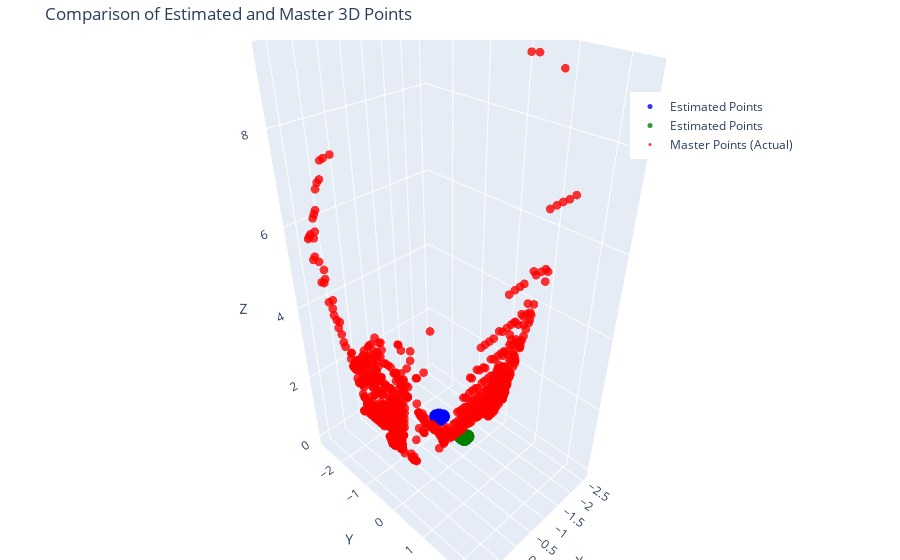

Write notebook code for a chart like this one.
### Code cell
# Create the figure
fig = go.Figure()

# Add estimated points (projected)
fig.add_trace(go.Scatter3d(
    x=points_3d_estimated[:, 0],
    y=points_3d_estimated[:, 1],
    z=points_3d_estimated[:, 2],
    mode='markers',
    marker=dict(
        size=5,
        color='blue',
        opacity=0.8
    ),
    name='Estimated Points'
))

# Add estimated points (projected)
fig.add_trace(go.Scatter3d(
    x=points_3d_estimated_scaled[:, 0],
    y=points_3d_estimated_scaled[:, 1],
    z=0*points_3d_estimated_scaled[:, 2],
    mode='markers',
    marker=dict(
        size=5,
        color='green',
        opacity=0.8
    ),
    name='Estimated Points'
))

# Add master points (actual 3D points)
fig.add_trace(go.Scatter3d(
    x=points_3d_master[:, 0],
    y=points_3d_master[:, 1],
    z=points_3d_master[:, 2],
    mode='markers',
    marker=dict(
        size=3,
        color='red',
        opacity=0.8
    ),
    name='Master Points (Actual)'
))

# Update layout
fig.update_layout(
    title='Comparison of Estimated and Master 3D Points',
    scene=dict(
        xaxis_title='X',
        yaxis_title='Y',
        zaxis_title='Z'
    ),
    legend=dict(x=0.7, y=0.9),
    margin=dict(l=0, r=0, b=0, t=40)
)

# Show the plot
fig.show()



# Create the figure and axis
fig, ax = plt.subplots(figsize=(10, 8))

# Plot estimated points (blue)
ax.scatter(points_3d_estimated_transformed[:, 0], points_3d_estimated_transformed[:, 1], 
           color='blue', s=20, alpha=0.6, label='(Estimated) 2D Matches Transformed using Camera Matrix and Transformation from cv2')

# Plot scaled estimated points (green)
ax.scatter(points_3d_estimated_scaled[:, 0], points_3d_estimated_scaled[:, 1], 
           color='green', s=20, alpha=0.6, label='Applying Scale to Estimated Points')

# Plot master points (red)
ax.scatter(points_3d_master[:, 0], points_3d_master[:, 1], 
           color='red', s=15, alpha=0.6, label='Master Points Map')

# Set labels and title
ax.set_xlabel('X')
ax.set_ylabel('Y')
ax.set_title('2D Comparison of Estimated, Scaled, and Master Points')

# Add legend
ax.legend()

# Ensure equal aspect ratio
ax.set_aspect('equal', 'box')

# Add grid
ax.grid(True, linestyle='--', alpha=0.7)

# Show the plot
plt.tight_layout()
plt.show()

### Figure 1 — Plotly figure (JSON) as saved in the notebook; plotly's stock layout.template omitted (floating-point values rounded to 4 significant figures; data arrays with more than 128 entries replaced by an {"elided": "..."} marker saying what was removed)
{"data": [{"marker": {"color": "blue", "opacity": 0.8, "size": 5}, "mode": "markers", "name": "Estimated Points", "type": "scatter3d", "x": {"elided": "911 float values"}, "y": {"elided": "911 float values"}, "z": {"elided": "911 int values"}}, {"marker": {"color": "green", "opacity": 0.8, "size": 5}, "mode": "markers", "name": "Estimated Points", "type": "scatter3d", "x": {"elided": "911 float values"}, "y": {"elided": "911 float values"}, "z": {"elided": "911 int values"}}, {"marker": {"color": "red", "opacity": 0.8, "size": 3}, "mode": "markers", "name": "Master Points (Actual)", "type": "scatter3d", "x": {"elided": "911 float values"}, "y": {"elided": "911 float values"}, "z": {"elided": "911 float values"}}], "layout": {"legend": {"x": 0.7, "y": 0.9}, "margin": {"b": 0, "l": 0, "r": 0, "t": 40}, "scene": {"xaxis": {"title": {"text": "X"}}, "yaxis": {"title": {"text": "Y"}}, "zaxis": {"title": {"text": "Z"}}}, "title": {"text": "Comparison of Estimated and Master 3D Points"}}}
